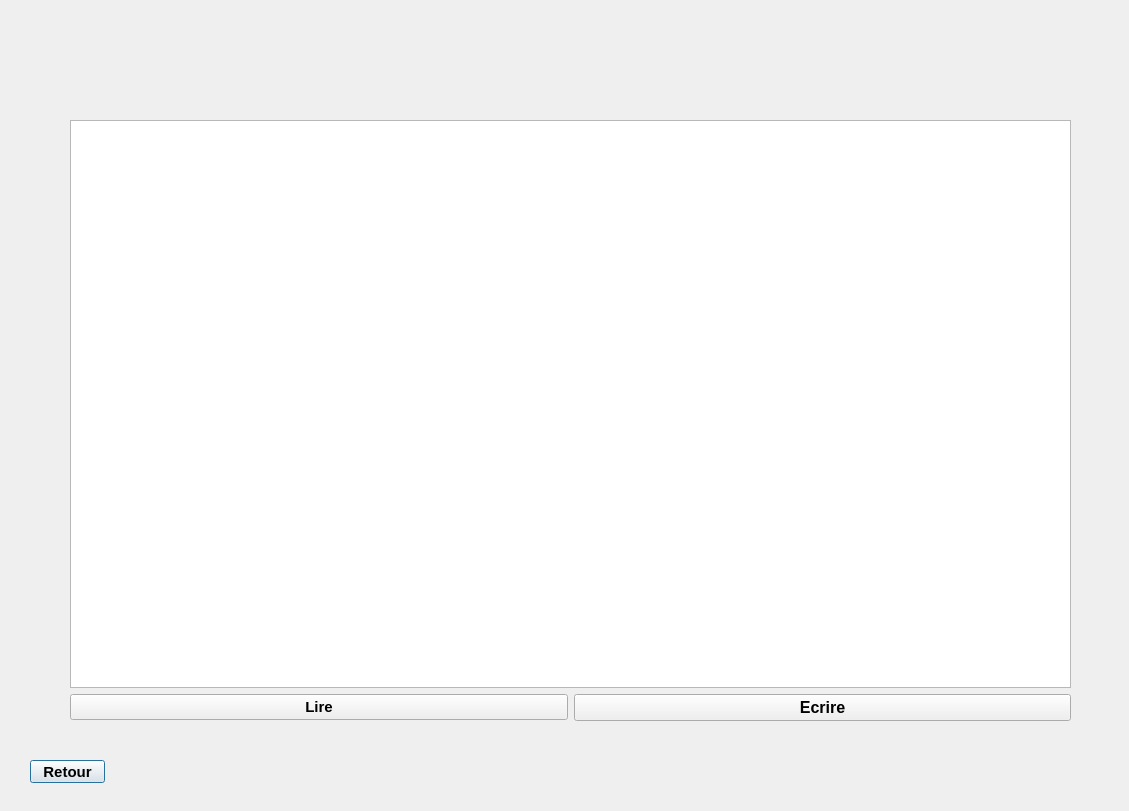
<?xml version="1.0" encoding="UTF-8"?>
<ui version="4.0">
 <class>Note</class>
 <widget class="QDialog" name="Note">
  <property name="geometry">
   <rect>
    <x>0</x>
    <y>0</y>
    <width>1129</width>
    <height>811</height>
   </rect>
  </property>
  <property name="windowTitle">
   <string>Dialog</string>
  </property>
  <widget class="QLabel" name="label_ph">
   <property name="geometry">
    <rect>
     <x>-50</x>
     <y>-90</y>
     <width>1341</width>
     <height>861</height>
    </rect>
   </property>
   <property name="text">
    <string/>
   </property>
  </widget>
  <widget class="QPushButton" name="pushButton">
   <property name="geometry">
    <rect>
     <x>30</x>
     <y>760</y>
     <width>75</width>
     <height>23</height>
    </rect>
   </property>
   <property name="font">
    <font>
     <pointsize>11</pointsize>
     <weight>75</weight>
     <bold>true</bold>
    </font>
   </property>
   <property name="text">
    <string>Retour</string>
   </property>
  </widget>
  <widget class="QLabel" name="Digital_clock">
   <property name="geometry">
    <rect>
     <x>0</x>
     <y>-30</y>
     <width>261</width>
     <height>141</height>
    </rect>
   </property>
   <property name="font">
    <font>
     <family>Microsoft YaHei</family>
     <pointsize>28</pointsize>
     <weight>75</weight>
     <bold>true</bold>
    </font>
   </property>
   <property name="text">
    <string/>
   </property>
  </widget>
  <widget class="QWidget" name="layoutWidget">
   <property name="geometry">
    <rect>
     <x>70</x>
     <y>120</y>
     <width>1001</width>
     <height>601</height>
    </rect>
   </property>
   <layout class="QVBoxLayout" name="verticalLayout">
    <item>
     <widget class="QPlainTextEdit" name="plainTextEdit"/>
    </item>
    <item>
     <layout class="QHBoxLayout" name="horizontalLayout">
      <item>
       <widget class="QPushButton" name="pushButton_lire">
        <property name="font">
         <font>
          <pointsize>11</pointsize>
          <weight>75</weight>
          <bold>true</bold>
         </font>
        </property>
        <property name="text">
         <string>Lire</string>
        </property>
       </widget>
      </item>
      <item>
       <widget class="QPushButton" name="pushButton_ecrire">
        <property name="font">
         <font>
          <pointsize>12</pointsize>
          <weight>75</weight>
          <bold>true</bold>
         </font>
        </property>
        <property name="text">
         <string>Ecrire</string>
        </property>
       </widget>
      </item>
     </layout>
    </item>
   </layout>
  </widget>
 </widget>
 <resources/>
 <connections/>
</ui>
